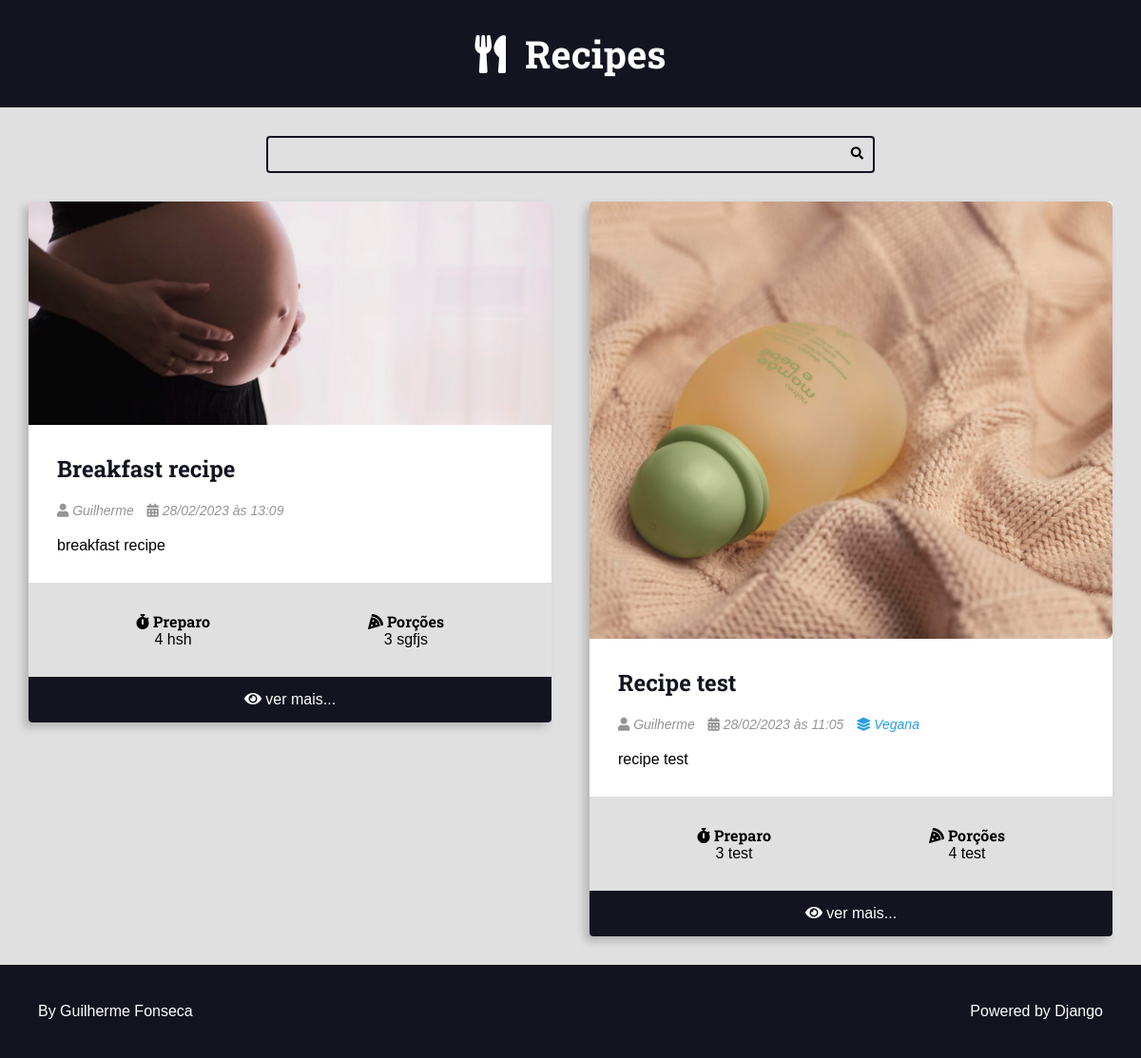
The page / on the database its author committed.
### recipes/models.py (models this page shows, shortened)
class Recipe(models.Model):
    title = models.CharField(max_length=65)
    description = models.CharField(max_length=165)
    slug = models.SlugField()
    preparation_time = models.IntegerField()
    preparation_time_unit = models.CharField(max_length=65)
    servings = models.IntegerField()
    servings_unit = models.CharField(max_length=65)
    preparation_steps = models.TextField()
    preparation_steps_is_html = models.BooleanField(default=False)
    created_at = models.DateTimeField(auto_now_add=True)
    update_at = models.DateTimeField(auto_now=True)
    is_published = models.BooleanField(default=False)
    cover = models.ImageField(upload_to='recipes/cover/%Y/%m/%d/')
    category = models.ForeignKey(Category, on_delete=models.SET_NULL, null=True, blank=True, default=None)
    author = models.ForeignKey(User, on_delete=models.SET_NULL, null=True)

class Category(models.Model):
    name = models.CharField(max_length=65)

### recipes/views.py (the view)
# urls.py: 2. Add a URL to urlpatterns:  path('', views.home, name='home')
def home(request):
    recipes = Recipe.objects.filter(
        is_published=True,
    ).order_by("-id")
    return render(
        request, "recipes/pages/home.html", context={"recipes": recipes}
    )

### recipes/templates/recipes/pages/home.html (shortened to what this page needs)
{%extends 'global/base.html' %}
{%block content%}
    <div class="main-content main-content-list container">
        {% for recipe in recipes %}
    {% include 'recipes/partials/recipe.html' %}
{% empty %}
    <div class="center m-y">
        <h1>No recipes found here 🥲</h1>
    </div>
{% endfor %}
    </div>
 {%endblock%}

### recipes/templates/recipes/partials/recipe.html (shortened to what this page needs)
<div class="recipe recipe-list-item">
    <div class="recipe-cover">
        <a href="{% url 'recipes:recipe' recipe.id %}">
            <img src="{{ recipe.cover.url }}" alt="Temporário">
        </a>
    </div>
    <div class="recipe-title-container">
        <h2 class="recipe-title">
            <a href="{% url 'recipes:recipe' recipe.id %}">
                {{ recipe.title }}
            </a>
        </h2>
    </div>
    <div class="recipe-author">
        {%if recipe.author is not None %}
        <span class="recipe-author-item">
            <i class="fas fa-user"></i>
            {%if recipe.author.first_name %}
            {{ recipe.author.first_name }} {{ recipe.author.last_name }}
            {% else %}
            {{recipe.author.username}}
            {%endif%}
        </span>
        {%endif%}
        <span class="recipe-author-item">
            <i class="fas fa-calendar-alt"></i>
            {{ recipe.created_at|date:"d/m/Y" }} às {{ recipe.created_at|date:"H:i" }}
        </span>
        {%if recipe.category is not None%}
        <span class="recipe-author-item">
            <a href="{% url 'recipes:category' recipe.category.id%}">
                <i class="fas fa-layer-group"></i>
                <span>{{ recipe.category.name }}</span>
            </a>
        </span>
        {%endif%}
    </div>
    <div class="recipe-content">
        <p>{{ recipe.description }}</p>
    </div>
    <div class="recipe-meta-container">
        <div class="recipe-meta recipe-preparation">
            <h3 class="recipe-meta-title"><i class="fas fa-stopwatch"></i> Preparo</h3>
            <div class="recipe-meta-text">
                {{ recipe.preparation_time }} {{ recipe.preparation_time_unit }}
            </div>
        </div>
        <div class="recipe-meta recipe-servings">
            <h3 class="recipe-meta-title"><i class="fas fa-pizza-slice"></i> Porções</h3>
            <div class="recipe-meta-text">
                {{ recipe.servings }} {{ recipe.servings_unit }}
            </div>
        </div>
    </div>
    {% if is_detail_page is not True %}
    <footer class="recipe-footer">
        <a class="recipe-read-more button button-dark button-full-width" href="{% url 'recipes:recipe' recipe.id %}">
            <i class="fas fa-eye"></i>
            <span>ver mais...</span>
        </a>
    </footer>
{% endif %}
</div>

### recipes/static/recipes/css/styles.css (style rules this page uses)
:root { --color-primary: #269fe6; --color-primary-hover: #2086c2; --color-primary-dark: #13141f; --color-primary-dark-hover: #212336; --color-primary-light: #d4ecfa; --color-primary-light-hover: #bdd8e7; --color-white: #fff; --color-black: #000; --color-dark-text: #444; --color-info-light: #cce5ff; --color-debug-light: #cce5ff; --color-success-light: #d4edda; --color-alert-light: #fff3cd; --color-warning-light: #fff3cd; --color-error-light: #f8d7da; --color-info-dark: #4d86c4; --color-debug-dark: #4d86c4; --color-success-dark: #4a9c5d; --color-alert-dark: #927f40; --color-warning-dark: #927f40; --color-error-dark: #da525d; --color-gray-0: #f9f9f9; --color-gray-1: #e0e0e0; --color-gray-2: #c7c7c7; --color-gray-3: #aeaeae; --color-gray-4: #959595; --color-gray-5: #7d7d7d; --color-gray-6: #646464; --color-gray-7: #4b4b4b; --color-gray-8: #323232; --color-gray-9: #191919; --font-primary: sans-serif; --font-headings: 'Roboto Slab', serif; --spacing-gutter-medium: 3rem; --spacing-gutter-large: 4rem; }
* { padding: 0; margin: 0; box-sizing: border-box; }
html { font-size: 62.5%; }
h1, h2, h3, h4, h5, h6 { font-family: var(--font-headings); }
.container { margin: 0 auto; max-width: 144rem; padding: var(--spacing-gutter-medium); }
.main-content { padding-top: 0; }
.main-content-list { display: grid; grid-template-columns: repeat(auto-fit, minmax(340px, 1fr)); gap: var(--spacing-gutter-large); }
.recipe { background: var(--color-white); box-shadow: -5px 5px 10px rgba(0, 0, 0, .2); transform: scale(1); transition: all 300ms ease-in-out; border-radius: .4rem; overflow: hidden; }
.recipe img { max-width: 100%; }
.recipe-list-item { max-width: 64rem; height: fit-content; }
.recipe-title-container { padding: var(--spacing-gutter-medium); padding-bottom: 2rem; }
.recipe-author { padding: 0 var(--spacing-gutter-medium); }
.recipe-content { padding: var(--spacing-gutter-medium); padding-top: 2rem; }
.recipe-title-container a { text-decoration: none; color: var(--color-primary-dark); }
.recipe-author-item { color: var(--color-gray-4); margin-right: 1rem; font-style: italic; font-size: 1.4rem; }
.recipe-author a { color: var(--color-primary); transition: all 300ms ease-in-out; text-decoration: none; }
.recipe-meta-container { display: flex; flex-flow: row wrap; padding: var(--spacing-gutter-medium); background: var(--color-gray-1); }
.recipe-meta { display: flex; flex-flow: column nowrap; flex-shrink: 1; flex-grow: 1; text-align: center; }
.recipe-meta-title { font-size: 1.6rem; }
.recipe-footer a { background: var(--color-primary-dark); display: block; color: var(--color-white); text-decoration: none; text-align: center; padding: 1.5rem var(--spacing-gutter-medium); transition: all 300ms ease-in-out; }

### rows shown on the page
Recipe: cover (picture), title "Breakfast recipe", author.username "Guilherme", created_at "28/02/2023", created_at "13:09", description "breakfast recipe", preparation_time "4", preparation_time_unit "hsh", servings "3", servings_unit "sgfjs"
Recipe: cover (picture), title "Recipe test", author.username "Guilherme", created_at "28/02/2023", created_at "11:05", category.name "Vegana", description "recipe test", preparation_time "3", preparation_time_unit "test", servings "4", servings_unit "test"
